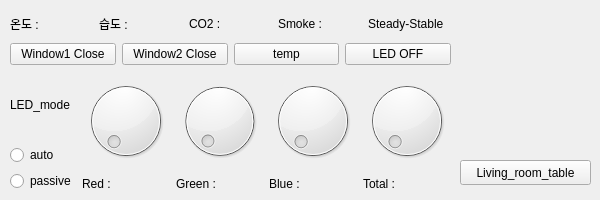
    <widget class="QWidget" name="tab_5">
     <attribute name="title">
      <string>      거실     </string>
     </attribute>
     <widget class="QWidget" name="verticalLayoutWidget_6">
      <property name="geometry">
       <rect>
        <x>10</x>
        <y>10</y>
        <width>441</width>
        <height>181</height>
       </rect>
      </property>
      <layout class="QVBoxLayout" name="verticalLayout_54">
       <item>
        <layout class="QVBoxLayout" name="verticalLayout_55">
         <item>
          <layout class="QHBoxLayout" name="horizontalLayout_26">
           <item>
            <widget class="QLabel" name="label_33">
             <property name="minimumSize">
              <size>
               <width>0</width>
               <height>0</height>
              </size>
             </property>
             <property name="font">
              <font>
               <pointsize>9</pointsize>
              </font>
             </property>
             <property name="text">
              <string>온도 :</string>
             </property>
            </widget>
           </item>
           <item>
            <widget class="QLabel" name="label_34">
             <property name="minimumSize">
              <size>
               <width>0</width>
               <height>0</height>
              </size>
             </property>
             <property name="font">
              <font>
               <pointsize>9</pointsize>
              </font>
             </property>
             <property name="text">
              <string>습도 :</string>
             </property>
            </widget>
           </item>
           <item>
            <widget class="QLabel" name="label_35">
             <property name="minimumSize">
              <size>
               <width>0</width>
               <height>0</height>
              </size>
             </property>
             <property name="font">
              <font>
               <pointsize>9</pointsize>
              </font>
             </property>
             <property name="text">
              <string>CO2 : </string>
             </property>
            </widget>
           </item>
           <item>
            <widget class="QLabel" name="label_36">
             <property name="minimumSize">
              <size>
               <width>0</width>
               <height>0</height>
              </size>
             </property>
             <property name="font">
              <font>
               <pointsize>9</pointsize>
              </font>
             </property>
             <property name="text">
              <string>Smoke :</string>
             </property>
            </widget>
           </item>
           <item>
            <widget class="QLabel" name="label_94">
             <property name="minimumSize">
              <size>
               <width>0</width>
               <height>0</height>
              </size>
             </property>
             <property name="font">
              <font>
               <pointsize>9</pointsize>
              </font>
             </property>
             <property name="text">
              <string>Steady-Stable</string>
             </property>
            </widget>
           </item>
          </layout>
         </item>
        </layout>
       </item>
       <item>
        <layout class="QVBoxLayout" name="verticalLayout_56">
         <item>
          <layout class="QVBoxLayout" name="verticalLayout_57">
           <item>
            <layout class="QHBoxLayout" name="horizontalLayout_27">
             <item>
              <widget class="QPushButton" name="pushButton_41">
               <property name="minimumSize">
                <size>
                 <width>0</width>
                 <height>0</height>
                </size>
               </property>
               <property name="text">
                <string>Window1 Close</string>
               </property>
              </widget>
             </item>
             <item>
              <widget class="QPushButton" name="pushButton_42">
               <property name="minimumSize">
                <size>
                 <width>0</width>
                 <height>0</height>
                </size>
               </property>
               <property name="text">
                <string>Window2 Close</string>
               </property>
              </widget>
             </item>
             <item>
              <widget class="QPushButton" name="pushButton_43">
               <property name="minimumSize">
                <size>
                 <width>0</width>
                 <height>0</height>
                </size>
               </property>
               <property name="text">
                <string>temp</string>
               </property>
              </widget>
             </item>
             <item>
              <widget class="QPushButton" name="pushButton_44">
               <property name="minimumSize">
                <size>
                 <width>0</width>
                 <height>0</height>
                </size>
               </property>
               <property name="text">
                <string>LED OFF</string>
               </property>
              </widget>
             </item>
            </layout>
           </item>
          </layout>
         </item>
        </layout>
       </item>
       <item>
        <layout class="QVBoxLayout" name="verticalLayout_59">
         <item>
          <layout class="QHBoxLayout" name="horizontalLayout_29">
           <item>
            <layout class="QVBoxLayout" name="verticalLayout_60">
             <item>
              <widget class="QLabel" name="label_104">
               <property name="text">
                <string>LED_mode</string>
               </property>
              </widget>
             </item>
             <item>
              <widget class="QRadioButton" name="radioButton_11">
               <property name="text">
                <string>auto</string>
               </property>
              </widget>
             </item>
             <item>
              <widget class="QRadioButton" name="radioButton_12">
               <property name="text">
                <string>passive</string>
               </property>
              </widget>
             </item>
            </layout>
           </item>
           <item>
            <layout class="QHBoxLayout" name="horizontalLayout_30">
             <item>
              <layout class="QVBoxLayout" name="verticalLayout_61">
               <item>
                <widget class="QDial" name="dial_17"/>
               </item>
               <item>
                <widget class="QLabel" name="label_37">
                 <property name="text">
                  <string>Red : </string>
                 </property>
                </widget>
               </item>
              </layout>
             </item>
             <item>
              <layout class="QVBoxLayout" name="verticalLayout_62">
               <item>
                <widget class="QDial" name="dial_18"/>
               </item>
               <item>
                <widget class="QLabel" name="label_38">
                 <property name="text">
                  <string>Green :</string>
                 </property>
                </widget>
               </item>
              </layout>
             </item>
             <item>
              <layout class="QVBoxLayout" name="verticalLayout_63">
               <item>
                <widget class="QDial" name="dial_19"/>
               </item>
               <item>
                <widget class="QLabel" name="label_39">
                 <property name="text">
                  <string>Blue :</string>
                 </property>
                </widget>
               </item>
              </layout>
             </item>
             <item>
              <layout class="QVBoxLayout" name="verticalLayout_64">
               <item>
                <widget class="QDial" name="dial_20"/>
               </item>
               <item>
                <widget class="QLabel" name="label_40">
                 <property name="text">
                  <string>Total :</string>
                 </property>
                </widget>
               </item>
              </layout>
             </item>
            </layout>
           </item>
          </layout>
         </item>
        </layout>
       </item>
      </layout>
     </widget>
     <widget class="QWidget" name="verticalLayoutWidget_2">
      <property name="geometry">
       <rect>
        <x>460</x>
        <y>10</y>
        <width>131</width>
        <height>131</height>
       </rect>
      </property>
      <layout class="QVBoxLayout" name="verticalLayout_9">
       <item>
        <widget class="QLabel" name="label_110">
         <property name="text">
          <string/>
         </property>
        </widget>
       </item>
      </layout>
     </widget>
     <widget class="QPushButton" name="pushButton_115">
      <property name="geometry">
       <rect>
        <x>460</x>
        <y>160</y>
        <width>131</width>
        <height>25</height>
       </rect>
      </property>
      <property name="text">
       <string>Living_room_table</string>
      </property>
     </widget>
    </widget>
